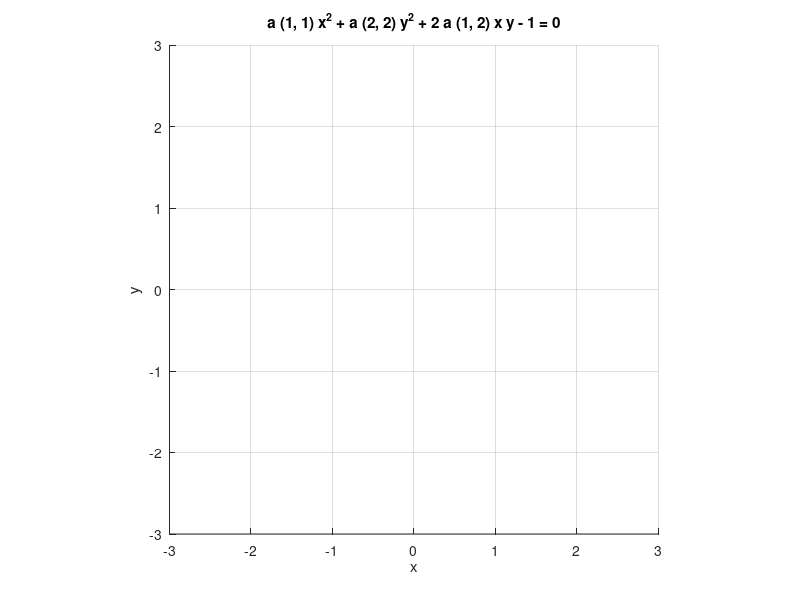

MATLAB code to generate this figure:
global a;

while (1 == 1)
  a = rand(2, 2)*2 - ones(2, 2);
  a(1, 2) = a(2, 1);
  if (1 == 1)
    break;
  endif
endwhile

eigs(a)
f = @(x, y) a(1, 1).*x.^2 + a(2, 2).*y.^2 + 2*a(1, 2).*x.*y - 1;

boundaries = [-3, 3, -3, 3];
hold on;
grid on;
axis equal;

g = ezplot(f, boundaries);
